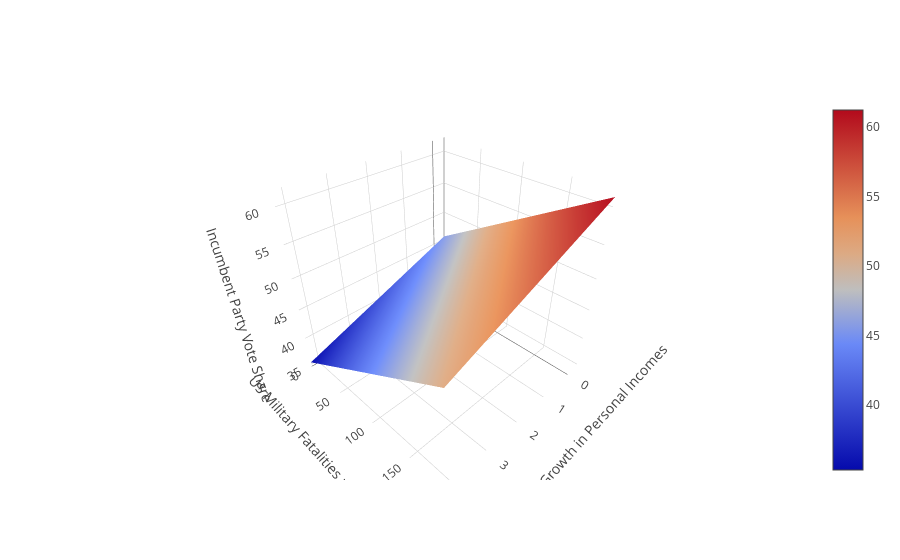

The notebook cell saved with this chart:
### Code cell
viz3D(model, X, features, target)
